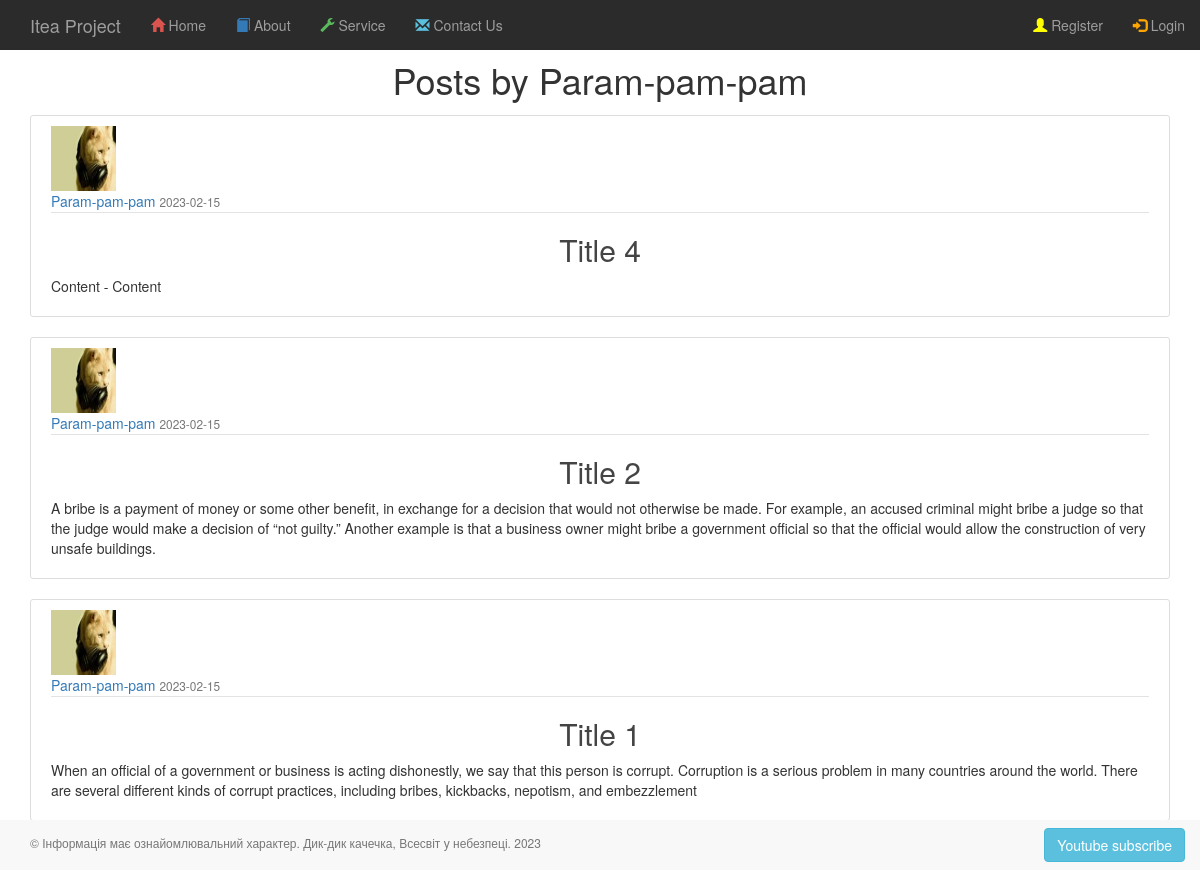
/posts/user/Param-pam-pam, run on the app's committed database.
### app/auth/models.py (models this page shows, shortened)
class User(BaseModel, UserMixin):
    username = CharField(max_length=100)
    email = CharField(max_length=200, unique=True, index=True)
    __password_hash = CharField(max_length=128)
    last_visit = DateTimeField(default=datetime.datetime.now)
    role = ForeignKeyField(Role, backref='users')
    profile = ForeignKeyField(Profile)
    @property
    def password(self):
        raise AttributeError('password is not a valid attribute')

class Post(BaseModel):
    title = CharField(max_length=100)
    content = TextField(default="")
    date_posted = DateTimeField(default=datetime.datetime.utcnow)
    author = ForeignKeyField(User)

class Profile(BaseModel):
    avatar = CharField()
    info = TextField()
    city = CharField()
    age = IntegerField()

### app/posts/routes.py (the view)
@posts.route("/user/<string:username>")
def user_posts(username):
    user = User.select().where(User.username == username).first()
    if not user:
        abort(404)
    query = (Post
             .select()
             .where(Post.author == user)
             .order_by(Post.date_posted.desc()))
    return render_template('posts/user_posts.html',
                           title="title author",
                           user=user,
                           posts=query)

### app/templates/posts/user_posts.html
{% extends '_base.html' %}
{% block page_content %}
            <h1 class="mb-3">Posts by {{ user.username }}</h1>
    {% for post in posts %}
        <article class="media content-section">
            <img class="rounded-circle article-img"
                 src="{{ url_for('static', filename='profile_pics/' + post.author.profile.avatar) }}">
            <div class="media-body">
                <div class="article-metadata">
                        <a class="mr-2" href="#">
                        {{ post.author.username }}
                    </a>
                    <small class="text-muted">
                        {{ post.date_posted.strftime('%Y-%m-%d') }}
                    </small>
                </div>
                <h2>
                    <a class="article-title" href="{{ url_for('posts.post_func', post_id=post.id) }}">
                        {{ post.title }}
                    </a>
                </h2>
                <p class="article-content">{{ post.content }}</p>
            </div>
        </article>
    {% endfor %}
{% endblock page_content %}

### app/static/css/styles_blog.css (style rules this page uses)
.content-section { background: #ffffff; padding: 10px 20px; border: 1px solid #dddddd; border-radius: 3px; margin-bottom: 20px; }
.article-title { color: #444444; }
.article-content { white-space: pre-line; }
.article-img { height: 65px; width: 65px; margin-right: 16px; }
.article-metadata { padding-bottom: 1px; margin-bottom: 4px; border-bottom: 1px solid #e3e3e3 }

### app/static/css/styles.css (style rules this page uses)
h1, h2, h3 { text-align: center; }

### data on the page
User: username "Param-pam-pam"
Post: avatar (picture), author.username "Param-pam-pam", date_posted "2023-02-15", title "Title 4", content "Content - Content"
Post: avatar (picture), author.username "Param-pam-pam", date_posted "2023-02-15", title "Title 2", content "A bribe is a payment of money or some other benefit, in exchange for a decision that would not otherwise be made. For example, an accused criminal might bribe a judge so that the judge would make a decision of “not guilty.” Another example is that a business owner might bribe a government official so that the official would allow the construction of very unsafe buildings."
Post: avatar (picture), author.username "Param-pam-pam", date_posted "2023-02-15", title "Title 1", content "When an official of a government or business is acting dishonestly, we say that this person is corrupt. Corruption is a serious problem in many countries around the world. There are several different kinds of corrupt practices, including bribes, kickbacks, nepotism, and embezzlement"
